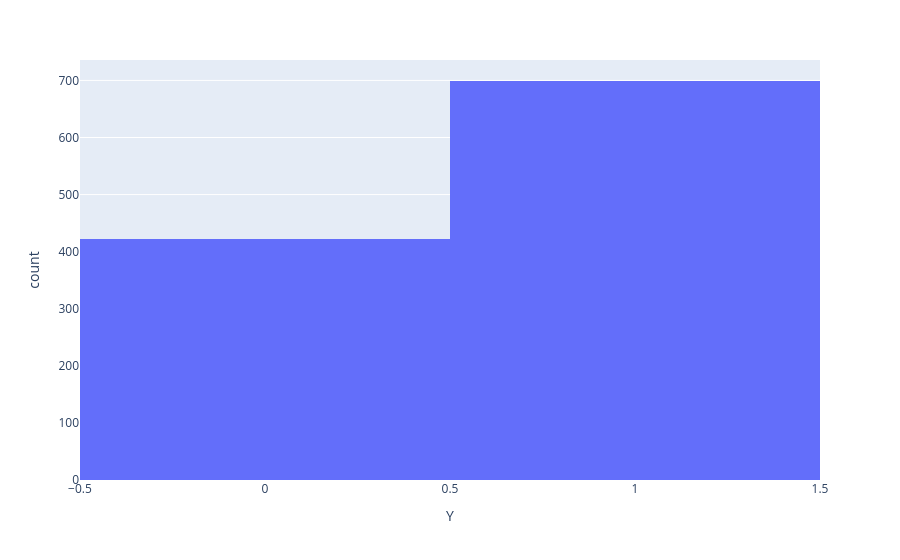

Notebook code for this chart:
### Code cell
fig = px.histogram(g1m_lt25, x="Y")                
fig.show()

### Figure 1 — Plotly figure (JSON) as saved in the notebook; plotly's stock layout.template omitted (floating-point values rounded to 4 significant figures; data arrays with more than 128 entries replaced by an {"elided": "..."} marker saying what was removed)
{"data": [{"bingroup": "x", "hovertemplate": "Y=%{x}<br>count=%{y}<extra></extra>", "legendgroup": "", "marker": {"color": "#636efa", "pattern": {"shape": ""}}, "name": "", "orientation": "v", "showlegend": false, "type": "histogram", "x": {"elided": "1121 int values"}, "xaxis": "x", "yaxis": "y"}], "layout": {"barmode": "relative", "legend": {"tracegroupgap": 0}, "margin": {"t": 60}, "xaxis": {"anchor": "y", "domain": [0, 1], "title": {"text": "Y"}}, "yaxis": {"anchor": "x", "domain": [0, 1], "title": {"text": "count"}}}}
